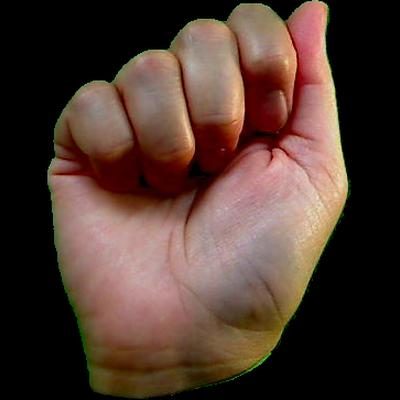
#> input picture Vision Artificial/TPFinal3/databaseASL/TPFtesting/a_hand2_a_right_seg_4_cropped.jpeg, 400 x 400 px, given in place of d, which was not available
$ python -i testbinario.py   (imports and definitions only)
#> lines starting #> are read from the running program, lines starting #| are printed output that depends on the picture; after the words box and inside, x2 and y2 are one past the last pixel; in counts of white or black regions, pixels touching at a corner belong together; pictures that were not available may be replaced by others from this repository, and a replacement may not be noted
### Vision Artificial/TPFinal3/utils/TPFhu_moments_generation.py
import cv2
import csv
import glob
import numpy
import math
import os

from utils.TPFlabel_converters import label_to_int

# Escribo los valores de los momentos de Hu en el archivo
# [36 lines left out: functions write_hu_moments, generate_hu_moments_file, not called in this run]


# Encargada de generar los momentos de Hu para las imagenes
def hu_moments_of_file(filename):
    image = cv2.imread(filename)
    gray = cv2.cvtColor(image, cv2.COLOR_RGB2GRAY)
    _, bin = cv2.threshold(gray, 1, 255, cv2.THRESH_BINARY)

    # Invert the image so the area of the UAV is filled with 1's. This is necessary since
    # cv::findContours describes the boundary of areas consisting of 1's.
    bin = 255 - bin # como sabemos que las figuras son negras invertimos los valores binarios para que esten en 1.

    kernel = numpy.ones((3, 3), numpy.uint8)  # Tamaño del bloque a recorrer
    # buscamos eliminar falsos positivos (puntos blancos en el fondo) para eliminar ruido.
    bin = cv2.morphologyEx(bin, cv2.MORPH_ERODE, kernel)

    contours, hierarchy = cv2.findContours(bin, cv2.RETR_LIST,
                                           cv2.CHAIN_APPROX_SIMPLE)  # encuetra los contornos
    shape_contour = max(contours, key=cv2.contourArea)  # Agarra el contorno de area maxima

    # Calculate Moments
    moments = cv2.moments(shape_contour)  # momentos de inercia
    # Calculate Hu Moments
    huMoments = cv2.HuMoments(moments)  # momentos de Hu
    # Log scale hu moments
    for i in range(0, 7):
        huMoments[i] = -1 * math.copysign(1.0, huMoments[i]) * math.log10(abs(huMoments[i])) # Mapeo para agrandar la escala.
    return huMoments

### Vision Artificial/TPFinal3/testbinario.py
import cv2
import glob
import numpy as np
from utils.TPFhu_moments_generation import hu_moments_of_file
from utils.TPFlabel_converters import int_to_label

def show_images(files):
    current_index = 0
    total_images = len(files)

    while True:
        # Leer la imagen actual
        image = cv2.imread(files[current_index])
#> image is the input picture: shape (400, 400, 3); mean B, G, R 48.7, 57.5, 78.9

        # Obtener el nombre del archivo para mostrarlo
        filename = files[current_index].split('/')[-1]

        # Preparar imagen binaria (similar al proceso en hu_moments_generation)
        gray = cv2.cvtColor(image, cv2.COLOR_BGR2GRAY)
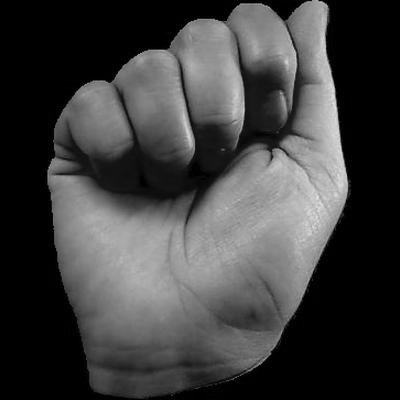
#> gray: shape (400, 400); min 0, max 234, mean 62.9
        blurred = cv2.GaussianBlur(gray, (5, 5), 0)
        _, binary = cv2.threshold(blurred, 10, 255, cv2.THRESH_BINARY)
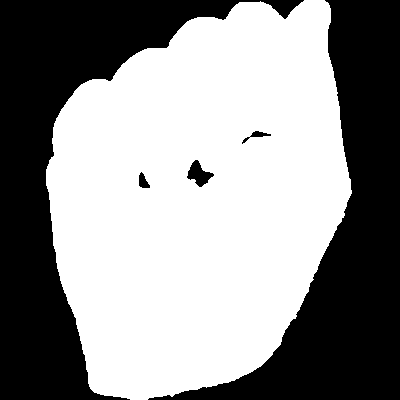
#> binary: shape (400, 400); 57% white; 5 black regions, box (x1, y1, x2, y2) and area: (0, 0, 304, 400) 34612, (148, 0, 400, 400) 33545, (187, 160, 214, 187) 364, (139, 172, 150, 188) 110, (242, 131, 271, 144) 103

        # Calcular los momentos de Hu y predecir
        hu_moments = hu_moments_of_file(files[current_index])
#> in hu_moments_of_file, `_, bin = cv2.threshold(gray, 1, 255, cv2.THRESH_BINARY)`:
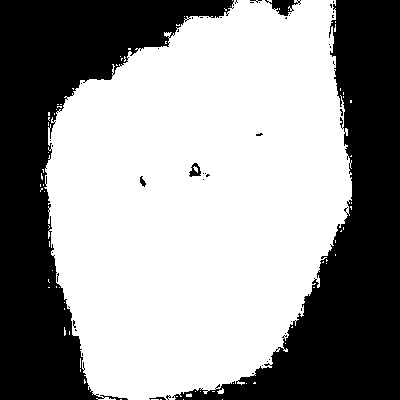
#> bin: shape (400, 400); 58.9% white; 49 black regions (43 under 20 px), largest, box (x1, y1, x2, y2) and area: (0, 0, 234, 400) 33023, (172, 0, 400, 400) 32094, (265, 0, 301, 16) 280, (189, 163, 201, 177) 93, (140, 176, 146, 187) 36, (149, 397, 166, 400) 30
#> in hu_moments_of_file, `bin = cv2.morphologyEx(bin, cv2.MORPH_ERODE, kernel)`:
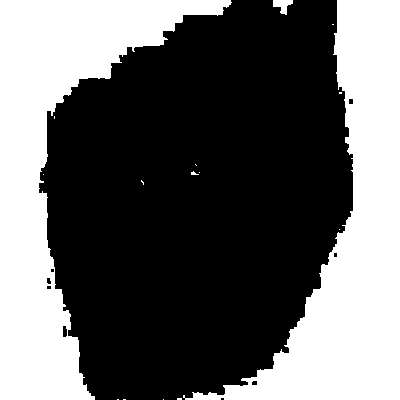
#> bin: shape (400, 400); 39.1% white; 16 white regions (13 under 20 px)
#> in hu_moments_of_file, `contours, hierarchy = cv2.findContours(bin, cv2.RETR_LIST, cv2.CHAIN_A..`: contours = 23 contours, 16 with area under 20; largest, box (x1, y1, x2, y2) and area: (0, 0, 232, 400) 30980, (183, 0, 400, 400) 30190, (273, 0, 293, 15) 142, (62, 325, 68, 338) 53, (46, 277, 52, 285) 28, (348, 98, 354, 105) 28, (251, 380, 258, 386) 26
#> in hu_moments_of_file, `shape_contour = max(contours, key=cv2.contourArea)`: shape_contour = contour of 236 points, box (x1, y1, x2, y2) (0, 0, 232, 400), area 30980
#> in hu_moments_of_file, `moments = cv2.moments(shape_contour)`: moments = moments, m00 30980.5, centre m10/m00, m01/m00 = (52.08, 166.2)
#> in hu_moments_of_file, `huMoments = cv2.HuMoments(moments)`: huMoments = [0.637, 0.283, 0.0634, 0.014, 0.000199, 0.00294, 0.000366]
#> after the loop in hu_moments_of_file, `for i in range(0, 7):`: huMoments = [0.196, 0.548, 1.2, 1.85, 3.7, 2.53, 3.44]
#> hu_moments = [0.196, 0.548, 1.2, 1.85, 3.7, 2.53, 3.44]
        sample = np.array([hu_moments], dtype=np.float32)
#> sample = [0.196, 0.548, 1.2, 1.85, 3.7, 2.53, 3.44]
#> (the run stopped early here; a loop or call above may not have finished)

$ run again, on Vision Artificial/TPFinal3/databaseASL/TPFtesting/i_hand1_i_dif_seg_5_cropped.jpeg
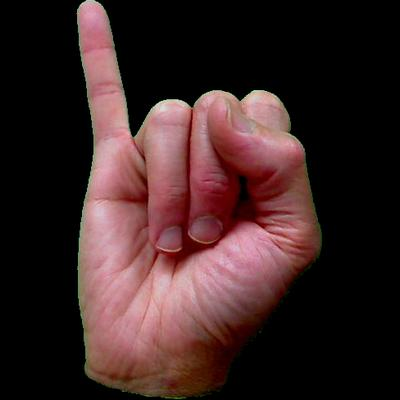
#> input picture Vision Artificial/TPFinal3/databaseASL/TPFtesting/i_hand1_i_dif_seg_5_cropped.jpeg, 400 x 400 px, given in place of d, which was not available
#> in show_images, image is the input picture: shape (400, 400, 3); mean B, G, R 36.9, 37, 58.9
#> in show_images, `_, binary = cv2.threshold(blurred, 10, 255, cv2.THRESH_BINARY)`:
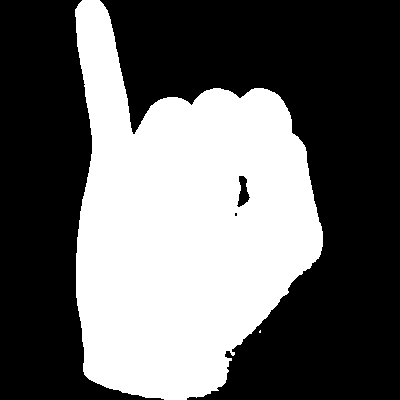
#> binary: shape (400, 400); 39.7% white; 2 white regions (1 under 20 px), largest, box (x1, y1, x2, y2) and area: (75, 0, 323, 400) 63459
#> in hu_moments_of_file, `bin = cv2.morphologyEx(bin, cv2.MORPH_ERODE, kernel)`:
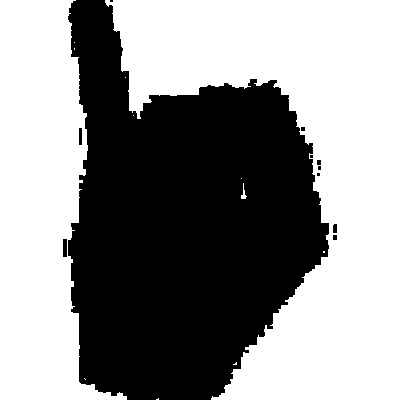
#> bin: shape (400, 400); 56.5% white; 11 black regions (5 under 20 px)
#> contours = 21 contours, 13 with area under 20; largest, box (x1, y1, x2, y2) and area: (105, 0, 400, 400) 58418, (0, 0, 127, 400) 30826, (62, 238, 68, 258) 93, (78, 127, 83, 146) 70, (332, 223, 338, 234) 46, (332, 234, 338, 241) 28, (316, 159, 322, 166) 28, (300, 126, 306, 132) 23
#> shape_contour = contour of 351 points, box (x1, y1, x2, y2) (105, 0, 400, 400), area 58418
#> moments = moments, m00 58418.5, centre m10/m00, m01/m00 = (304.6, 168.7)
#> in hu_moments_of_file, `huMoments = cv2.HuMoments(moments)`: huMoments = [0.387, 0.056, 0.0176, 0.00248, -9.99e-06, -0.000272, -1.3e-05]
#> after the loop in hu_moments_of_file, `for i in range(0, 7):`: huMoments = [0.412, 1.25, 1.75, 2.61, -5, -3.57, -4.89]

$ run again, on Vision Artificial/TPFinal3/databaseASL/TPFtesting/i_hand1_i_right_seg_3_cropped.jpeg
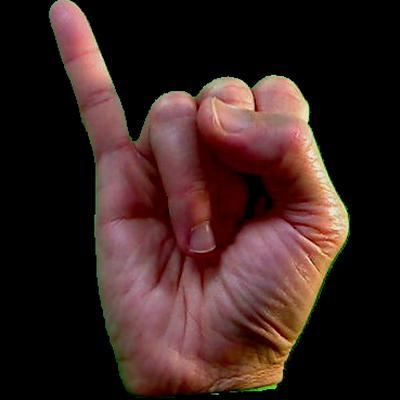
#> input picture Vision Artificial/TPFinal3/databaseASL/TPFtesting/i_hand1_i_right_seg_3_cropped.jpeg, 400 x 400 px, given in place of d, which was not available
#> in show_images, image is the input picture: shape (400, 400, 3); mean B, G, R 31.6, 34.4, 55.6
#> in show_images, `_, binary = cv2.threshold(blurred, 10, 255, cv2.THRESH_BINARY)`:
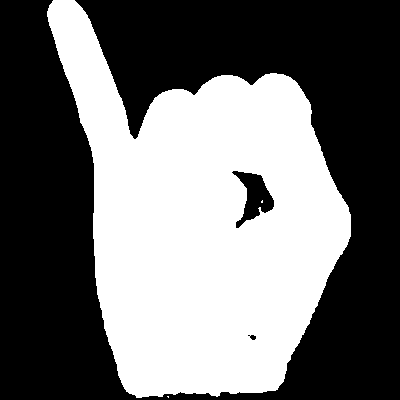
#> binary: shape (400, 400); 44.2% white; 3 white regions (2 under 20 px), largest, box (x1, y1, x2, y2) and area: (47, 0, 351, 398) 70645
#> in hu_moments_of_file, `bin = cv2.morphologyEx(bin, cv2.MORPH_ERODE, kernel)`:
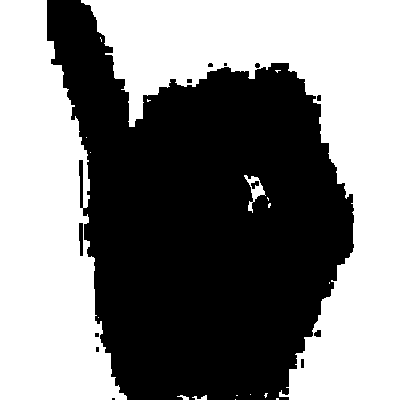
#> bin: shape (400, 400); 50.8% white; 13 black regions (5 under 20 px)
#> contours = 31 contours, 16 with area under 20; largest, box (x1, y1, x2, y2) and area: (81, 0, 400, 400) 47006, (0, 0, 127, 400) 32884, (244, 175, 266, 213) 250, (78, 159, 84, 209) 210, (78, 222, 84, 257) 152
#> shape_contour = contour of 361 points, box (x1, y1, x2, y2) (81, 0, 400, 400), area 47006
#> moments = moments, m00 47006.5, centre m10/m00, m01/m00 = (303.1, 145)
#> in hu_moments_of_file, `huMoments = cv2.HuMoments(moments)`: huMoments = [0.507, 0.0937, 0.0765, 0.0119, 2.65e-05, -0.000118, -0.000356]
#> after the loop in hu_moments_of_file, `for i in range(0, 7):`: huMoments = [0.295, 1.03, 1.12, 1.93, 4.58, -3.93, -3.45]

$ run again, on Vision Artificial/TPFinal3/databaseASL/TPFtesting/i_hand1_i_top_seg_5_cropped.jpeg
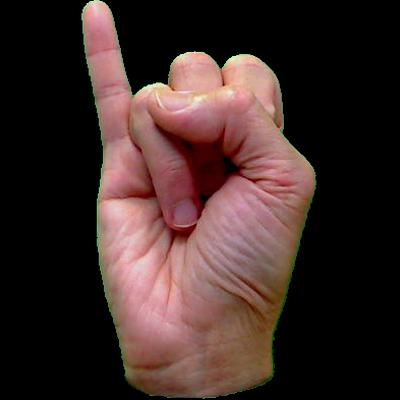
#> input picture Vision Artificial/TPFinal3/databaseASL/TPFtesting/i_hand1_i_top_seg_5_cropped.jpeg, 400 x 400 px, given in place of d, which was not available
#> in show_images, image is the input picture: shape (400, 400, 3); mean B, G, R 40.4, 43.1, 62
#> in show_images, `_, binary = cv2.threshold(blurred, 10, 255, cv2.THRESH_BINARY)`:
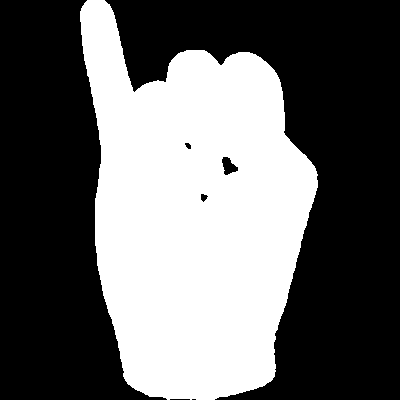
#> binary: shape (400, 400); 40.4% white; 1 white region, box (x1, y1, x2, y2) and area: (80, 0, 318, 400) 64570
#> in hu_moments_of_file, `bin = cv2.morphologyEx(bin, cv2.MORPH_ERODE, kernel)`:
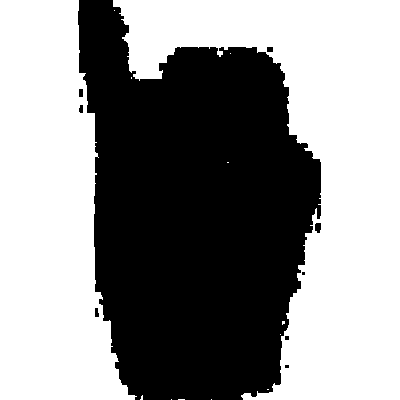
#> bin: shape (400, 400); 56.1% white; 9 black regions (3 under 20 px)
#> contours = 21 contours, 13 with area under 20; largest, box (x1, y1, x2, y2) and area: (113, 0, 400, 400) 50594, (0, 0, 137, 400) 37920, (314, 222, 322, 234) 66, (78, 88, 84, 98) 43, (94, 307, 100, 318) 42, (266, 46, 274, 53) 40, (78, 104, 84, 114) 38, (284, 335, 290, 341) 23
#> shape_contour = contour of 350 points, box (x1, y1, x2, y2) (113, 0, 400, 400), area 50594
#> moments = moments, m00 50594, centre m10/m00, m01/m00 = (319.9, 170.8)
#> in hu_moments_of_file, `huMoments = cv2.HuMoments(moments)`: huMoments = [0.412, 0.0769, 0.0227, 0.00269, -1.97e-05, -0.000722, 7.03e-06]
#> after the loop in hu_moments_of_file, `for i in range(0, 7):`: huMoments = [0.385, 1.11, 1.64, 2.57, -4.7, -3.14, 5.15]
